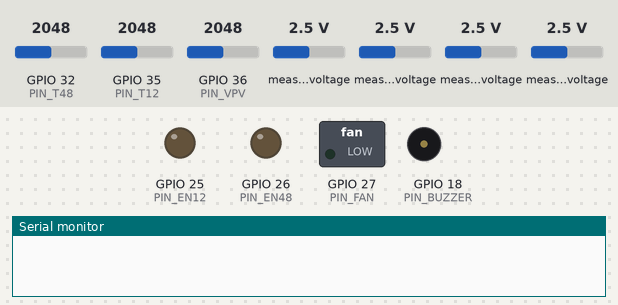
Recording of a sketch running on a simulated ESP32. Parts: switched loads named in the sketch (green lamp = pin HIGH), output pins drawn as LEDs (lit = HIGH), buzzer (waves = sounding, pin HIGH), the last lines printed to the serial monitor. Inputs (shaded band) come from the test bench; at power-on: GPIO 32 (PIN_T48) = 2048, GPIO 35 (PIN_T12) = 2048, GPIO 36 (PIN_VPV) = 2048, measured voltage 2.5 V (analog values on the 0–4095 scale). Nothing arrives over Bluetooth unless stated; a phone connects over Bluetooth LE 3 s after start.

Above: at 0.5 s.
At 1.12 s:
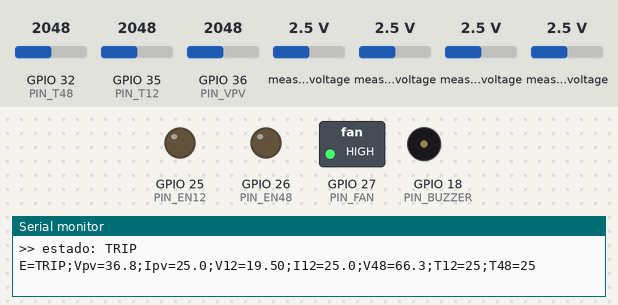
At 8.6 s:
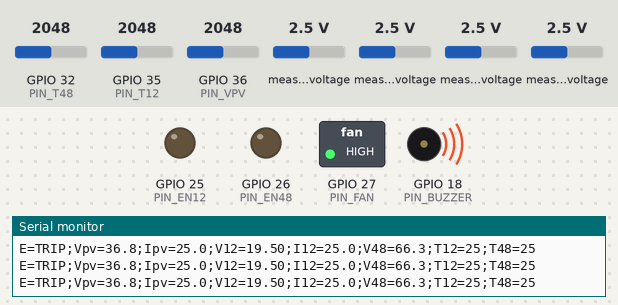
Timing chart, 0 to 9.2 s (numbered marks = the images above):
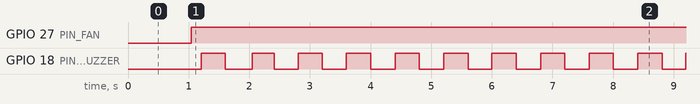

Measured:
- by itself, GPIO 27 (PIN_FAN): LOW → HIGH at 1.0 s
- by itself, GPIO 18 (PIN_BUZZER): alternates HIGH for 0.40 s and LOW for 0.40 s
- by itself, everything shown: repeats every 8.0 s, in 20 steps

The sketch:

firmware_esp32_amper_code.ino
```cpp
// Amper Code - HackatOhm 2026 - Base Comunitária Móvel (Fiat Ducato / PMMG)
// Supervisor ESP32: FSM de carga solar (EFB 12 V x Li-Ion 48 V)
// Framework: Arduino (core ESP32 3.x) | Biblioteca extra: "Adafruit ADS1X15"
#include <Arduino.h>
#include <Wire.h>
#include <math.h>
#include <Adafruit_ADS1X15.h>
#include <BLEDevice.h>
#include <BLEServer.h>
#include <BLEUtils.h>
#include <BLE2902.h>

// ---------------- Pinos ----------------
#define PIN_VPV    36   // ADC1_CH0
#define PIN_T12    35   // ADC1_CH7
#define PIN_T48    32   // ADC1_CH4
#define PIN_SDA    21
#define PIN_SCL    22
#define PIN_EN12   25
#define PIN_EN48   26
#define PIN_FAN    27
#define PIN_BUZZER 18

// ---------------- Limiares (do spec) ----------------
const float VPV_MIN = 18.0f,  P_MIN = 15.0f;               // standby
const float V12_EMERG = 12.2f, V12_BAIXA = 12.4f;           // prioridade partida
const float V12_ABS = 13.6f,   I12_FLUT = 1.5f;             // flutuação
const float V48_CHEIA = 52.0f;
const float V48_RECARGA = 51.0f;                            // histerese (ajuste meu, ver notas)
const float T12_TRIP = 52.0f, T48_TRIP = 55.0f;
const float T12_REARME = 45.0f, T48_REARME = 48.0f;
const float V12_MAX = 15.5f,  V48_MAX = 54.0f;
const uint32_t TEMPO_MIN_MS = 60000UL;                      // permanência mínima
const uint32_t DEAD_MS = 100;                               // dead-time entre vias
const uint32_t RODIZIO_APOS_MS = 3UL * 3600000UL;           // 3 h EFB em carga
const uint32_t RODIZIO_DUR_MS  = 30UL * 60000UL;            // 30 min no 48 V

// ---------------- Condicionamento de sinais ----------------
const float K_VPV = 104.7f / 4.7f;        // divisor 100k/4,7k
const float K_V12 = 78.0f / 10.0f;        // divisor 68k/10k
const float K_V48 = 124.7f / 4.7f;        // divisor 120k/4,7k
const float ACS_ZERO = 2.5f;              // V do sensor com 0 A (CALIBRAR)
const float ACS_SENS = 0.100f;            // 100 mV/A (ACS712-20A)

Adafruit_ADS1115 ads;
bool adsOk = false;
BLECharacteristic *chr;

// ---------------- Temporizador "condição mantida por X ms" ----------------
struct Hold {
  uint32_t t0 = 0; bool on = false;
  bool ok(bool cond, uint32_t ms) {
    if (!cond) { on = false; return false; }
    if (!on) { on = true; t0 = millis(); }
    return millis() - t0 >= ms;
  }
};

// ---------------- Medidas ----------------
struct Medidas { float vpv, v12, v48, ipv, i12, t12 = 25, t48 = 25; bool ntc12, ntc48; };

float lerMv(int pin) {                        // média de 16 leituras
  uint32_t s = 0;
  for (int i = 0; i < 16; i++) s += analogReadMilliVolts(pin);
  return s / 16.0f;
}

bool lerNTC(int pin, float &tC) {             // pull-up 10k ao 3V3, NTC ao GND
  float v = lerMv(pin) / 1000.0f;
  if (v < 0.1f || v > 3.1f) return false;     // curto ou desconectado
  float r = 10000.0f * v / (3.3f - v);
  tC = 1.0f / (1.0f / 298.15f + logf(r / 10000.0f) / 3950.0f) - 273.15f;
  return true;
}

float adsV(uint8_t ch) { return ads.computeVolts(ads.readADC_SingleEnded(ch)); }

Medidas ler() {
  Medidas m;
  m.vpv = lerMv(PIN_VPV) / 1000.0f * K_VPV;
  m.ntc12 = lerNTC(PIN_T12, m.t12);
  m.ntc48 = lerNTC(PIN_T48, m.t48);
  m.v12 = adsV(0) * K_V12;                    // Kelvin 4 fios
  m.v48 = adsV(1) * K_V48;
  m.ipv = (adsV(2) * 2.0f - ACS_ZERO) / ACS_SENS;   // divisor 1:2 desfeito
  m.i12 = (adsV(3) * 2.0f - ACS_ZERO) / ACS_SENS;
  return m;
}

// ---------------- Saídas ----------------
enum Estado { ST_STANDBY, ST_12V, ST_48V, ST_FLOAT, ST_TRIP };
const char *NOMES[] = {"STANDBY", "CARGA12V", "CARGA48V", "FLUTUACAO", "TRIP"};
Estado estado = ST_STANDBY;
uint32_t tEstado = 0, rodizioFim = 0;
bool rodizio = false, liCheia = false;
Hold hTerm, hFrio, hVpv, hPot, hEmerg, hBaixa, hFlut;

void saidas(bool e12, bool e48) {
  digitalWrite(PIN_EN12, e12);
  digitalWrite(PIN_EN48, e48);
}

void mudar(Estado novo) {
  saidas(false, false);                       // abre as duas vias
  if (novo != ST_TRIP) delay(DEAD_MS);        // dead-time (Trip é imediato)
  estado = novo;
  tEstado = millis();
  if (novo == ST_12V || novo == ST_FLOAT) saidas(true, false);
  if (novo == ST_48V) saidas(false, true);
  if (novo == ST_TRIP) hFrio.on = false;
  Serial.printf(">> estado: %s\n", NOMES[novo]);
}

// ---------------- Lógica de decisão (prioridades da Figura 1) ----------------
Estado decidir(const Medidas &m) {
  bool vpvBaixo = hVpv.ok(m.vpv < VPV_MIN, 60000);
  if (estado == ST_STANDBY) hPot.on = false;
  bool potBaixa = hPot.ok(m.vpv * m.ipv < P_MIN, 600000);
  bool emerg = hEmerg.ok(m.v12 < V12_EMERG, 3000);
  bool baixa = hBaixa.ok(m.v12 < V12_BAIXA, 10000);
  bool flut  = hFlut.ok(m.v12 >= V12_ABS && m.i12 <= I12_FLUT, 300000);

  if (m.v48 >= V48_CHEIA) liCheia = true;
  else if (m.v48 < V48_RECARGA) liCheia = false;

  // Sem sol -> standby (saindo do standby: basta Vpv voltar acima de 18 V)
  if (estado == ST_STANDBY ? m.vpv < VPV_MIN : (vpvBaixo || potBaixa)) return ST_STANDBY;

  // Rodízio: EFB mais de 3 h em carga -> 30 min no 48 V
  if (estado == ST_12V && millis() - tEstado >= RODIZIO_APOS_MS) { rodizio = true; rodizioFim = millis() + RODIZIO_DUR_MS; }
  if (rodizio && millis() >= rodizioFim) rodizio = false;
  if (rodizio) return ST_48V;

  if (emerg || baixa) return ST_12V;          // prioridade zero: partida da viatura
  if (!liCheia) return ST_48V;                // operação normal TI
  return flut ? ST_FLOAT : ST_12V;            // Li-Ion cheia: flutua EFB / continua absorção
}

// ---------------- Ciclo de 1 s ----------------
void ciclo() {
  Medidas m = ler();
  bool sensorFalha = !m.ntc12 || !m.ntc48 || !adsOk;
  bool sobreV = m.v12 > V12_MAX || m.v48 > V48_MAX;
  bool termico = hTerm.ok(m.t12 >= T12_TRIP || m.t48 >= T48_TRIP, 3000);
  Estado novo = decidir(m);                   // sempre roda, p/ manter os temporizadores

  if (estado == ST_TRIP) {                    // travado até resfriar
    bool frio = hFrio.ok(m.t12 < T12_REARME && m.t48 < T48_REARME, 60000);
    if (!sensorFalha && !sobreV && frio) mudar(ST_STANDBY);
  } else if (sensorFalha || sobreV || termico) {
    mudar(ST_TRIP);
  } else if (novo != estado && millis() - tEstado >= TEMPO_MIN_MS) {
    mudar(novo);
  }

  // Cooler: 0% abaixo de 30 °C, 20% a 30 °C até 100% a 50 °C; Trip = 100%
  float tmax = max(m.t12, m.t48);
  int duty = (estado == ST_TRIP || tmax >= 50) ? 100 : (tmax < 30 ? 0 : (int)(20 + (tmax - 30) * 4));
  ledcWrite(PIN_FAN, duty * 255 / 100);

  // Telemetria (serial + BLE)
  char buf[140];
  snprintf(buf, sizeof(buf), "E=%s;Vpv=%.1f;Ipv=%.1f;V12=%.2f;I12=%.1f;V48=%.1f;T12=%.0f;T48=%.0f",
           NOMES[estado], m.vpv, m.ipv, m.v12, m.i12, m.v48, m.t12, m.t48);
  Serial.println(buf);
  chr->setValue(String(buf));
  chr->notify();
}

// ---------------- BLE ----------------
#define SVC_UUID  "6f1a0001-5a2b-4c3d-9e8f-a1b2c3d4e5f6"
#define CHR_UUID  "6f1a0002-5a2b-4c3d-9e8f-a1b2c3d4e5f6"
class Cb : public BLEServerCallbacks {
  void onDisconnect(BLEServer *) override { BLEDevice::startAdvertising(); }
};

void setup() {
  pinMode(PIN_EN12, OUTPUT); pinMode(PIN_EN48, OUTPUT); pinMode(PIN_BUZZER, OUTPUT);
  saidas(false, false);                       // fail-safe: tudo desligado desde o boot
  digitalWrite(PIN_BUZZER, LOW);
  Serial.begin(115200);

  analogReadResolution(12);
  analogSetAttenuation(ADC_11db);
  ledcAttach(PIN_FAN, 25000, 8);              // PWM 25 kHz, 8 bits
  ledcWrite(PIN_FAN, 0);

  Wire.begin(PIN_SDA, PIN_SCL);
  adsOk = ads.begin(0x48, &Wire);             // se falhar, o sistema fica em TRIP
  ads.setGain(GAIN_ONE);                      // +-4,096 V
  ads.setDataRate(RATE_ADS1115_128SPS);

  BLEDevice::init("AmperCode-Base");
  BLEServer *srv = BLEDevice::createServer();
  srv->setCallbacks(new Cb());
  BLEService *svc = srv->createService(SVC_UUID);
  chr = svc->createCharacteristic(CHR_UUID, BLECharacteristic::PROPERTY_READ | BLECharacteristic::PROPERTY_NOTIFY);
  chr->addDescriptor(new BLE2902());
  svc->start();
  BLEDevice::getAdvertising()->addServiceUUID(SVC_UUID);
  BLEDevice::startAdvertising();

  tEstado = millis() - TEMPO_MIN_MS;          // permite sair do standby no 1º ciclo
}

void loop() {
  static uint32_t ult = 0;
  if (millis() - ult >= 1000) { ult = millis(); ciclo(); }
  digitalWrite(PIN_BUZZER, estado == ST_TRIP && ((millis() / 400) % 2));   // apita no Trip
  delay(10);
}
```
